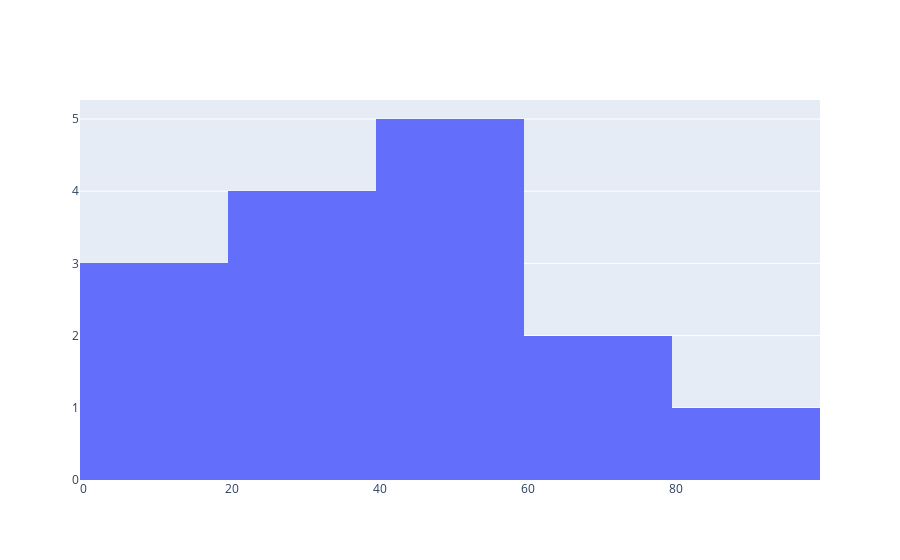

Notebook cell for this chart:
### Markdown cell above
### Histogram

### Code cell
x1 = np.array([22,87,5,43,56,73,55,54,11,20,51,5,79,31,27])
data = [go.Histogram(x = x1)]
fig = go.Figure(data)
iplot(fig)

### Figure 1 — Plotly figure (JSON) as saved in the notebook; plotly's stock layout.template omitted (floating-point values rounded to 4 significant figures)
{"data": [{"type": "histogram", "x": [22, 87, 5, 43, 56, 73, 55, 54, 11, 20, 51, 5, 79, 31, 27]}], "layout": {}}
